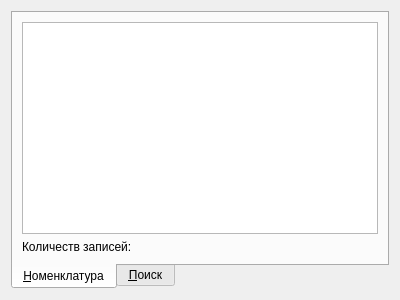
<?xml version="1.0" encoding="UTF-8"?>
<ui version="4.0">
 <class>ICDMorphologyPopup</class>
 <widget class="QDialog" name="ICDMorphologyPopup">
  <property name="geometry">
   <rect>
    <x>0</x>
    <y>0</y>
    <width>400</width>
    <height>300</height>
   </rect>
  </property>
  <property name="windowTitle">
   <string>Dialog</string>
  </property>
  <layout class="QGridLayout" name="gridLayout">
   <item row="0" column="0">
    <widget class="QTabWidget" name="tabWidget">
     <property name="tabPosition">
      <enum>QTabWidget::South</enum>
     </property>
     <property name="currentIndex">
      <number>0</number>
     </property>
     <widget class="QWidget" name="tabMorphology">
      <attribute name="title">
       <string>&amp;Номенклатура</string>
      </attribute>
      <layout class="QGridLayout" name="gridLayout_2">
       <item row="0" column="0">
        <widget class="CRBPopupView" name="tblMorphology"/>
       </item>
       <item row="1" column="0">
        <widget class="QLabel" name="lblCount">
         <property name="text">
          <string>Количеств записей: </string>
         </property>
        </widget>
       </item>
      </layout>
     </widget>
     <widget class="QWidget" name="tabFind">
      <attribute name="title">
       <string>&amp;Поиск</string>
      </attribute>
      <layout class="QGridLayout" name="gridLayout_3">
       <item row="1" column="0">
        <widget class="QLineEdit" name="edtSearch"/>
       </item>
       <item row="1" column="1">
        <widget class="QToolButton" name="btnSearch">
         <property name="text">
          <string>...</string>
         </property>
        </widget>
       </item>
       <item row="2" column="0" colspan="2">
        <widget class="CTableView" name="tblSearch"/>
       </item>
       <item row="0" column="0">
        <widget class="QCheckBox" name="chkForCurrentMKB">
         <property name="text">
          <string>Определенные для текущего диагноза</string>
         </property>
        </widget>
       </item>
      </layout>
     </widget>
    </widget>
   </item>
  </layout>
 </widget>
 <customwidgets>
  <customwidget>
   <class>CRBPopupView</class>
   <extends>QTableView</extends>
   <header>library/crbcombobox.h</header>
  </customwidget>
  <customwidget>
   <class>CTableView</class>
   <extends>QTableView</extends>
   <header>library/TableView.h</header>
  </customwidget>
 </customwidgets>
 <tabstops>
  <tabstop>tabWidget</tabstop>
  <tabstop>tblMorphology</tabstop>
  <tabstop>chkForCurrentMKB</tabstop>
  <tabstop>edtSearch</tabstop>
  <tabstop>btnSearch</tabstop>
  <tabstop>tblSearch</tabstop>
 </tabstops>
 <resources/>
 <connections/>
</ui>
